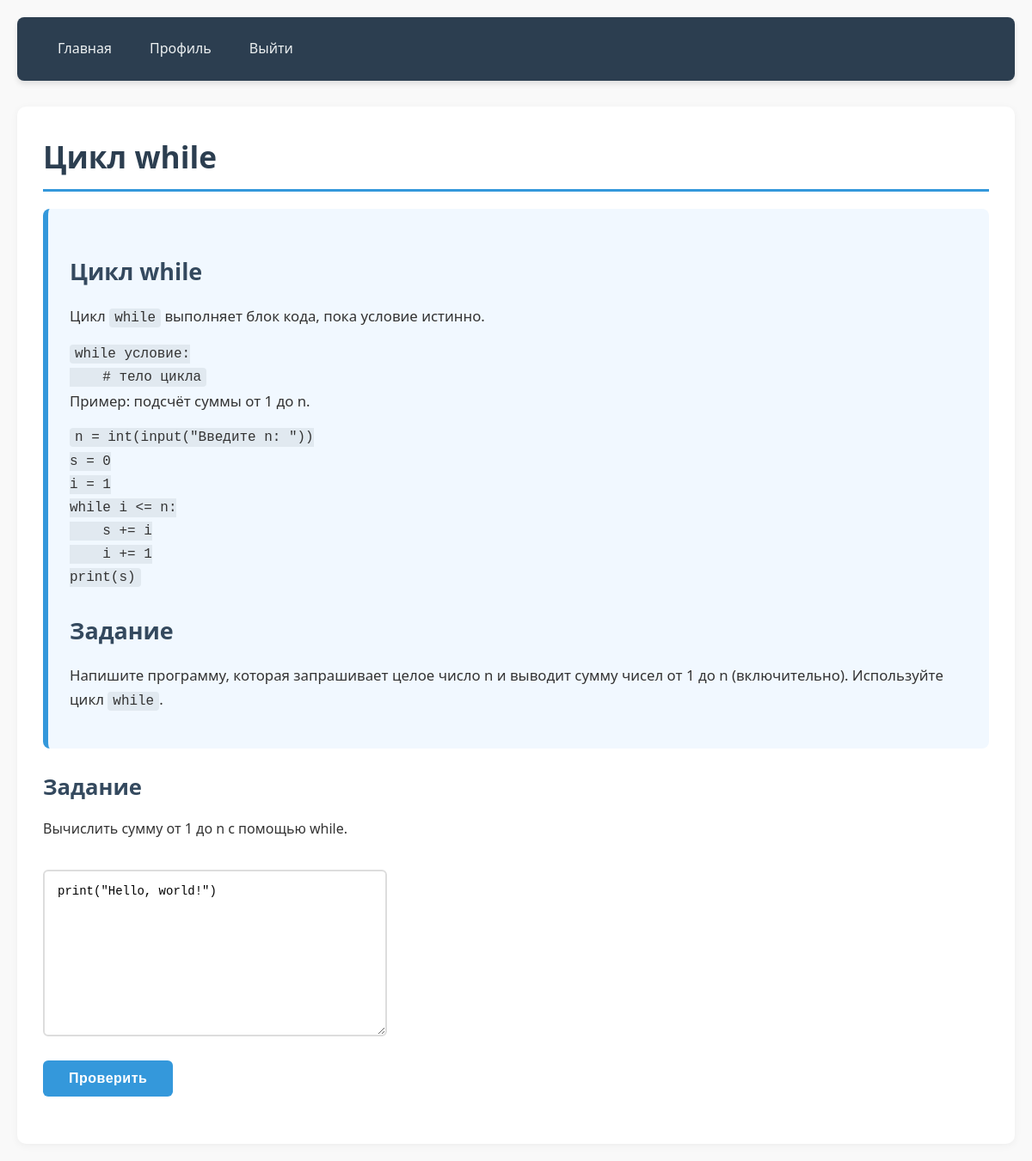
Page /lesson/3 (signed in) on the committed database.
### tables this page shows
CREATE TABLE lessons (
            id INTEGER PRIMARY KEY AUTOINCREMENT,
            title TEXT NOT NULL,
            content TEXT NOT NULL,
            exercise TEXT NOT NULL
        );

### app.py (the view)
@app.route('/lesson/<int:lesson_id>')
def lesson(lesson_id):
    if 'user_id' not in session:
        return redirect(url_for('login'))
    db = get_db()
    lesson = db.execute('SELECT * FROM lessons WHERE id = ?', (lesson_id,)).fetchone()
    if lesson is None:
        return 'Урок не найден', 404
    completed = db.execute('SELECT * FROM progress WHERE user_id = ? AND lesson_id = ? AND completed = 1', (session['user_id'], lesson_id)).fetchone()
    return render_template('lesson.html', lesson=lesson, completed=completed)

### app.py (called while the page is built)
def get_db():
    db = getattr(g, '_database', None)
    if db is None:
        db = g._database = sqlite3.connect(DATABASE)
        db.row_factory = sqlite3.Row
    return db

@app.teardown_appcontext
def close_connection(exception):
    db = getattr(g, '_database', None)
    if db is not None:
        db.close()

### templates/lesson.html (shortened to what this page needs)
{% extends "base.html" %}
{% block content %}
<h1>{{ lesson.title }}</h1>
<div class="theory">{{ lesson.content|safe }}</div>
<h2>Задание</h2>
<p>{{ lesson.exercise }}</p>
{% if completed %}
    <p class="success">✅ Урок уже выполнен</p>
{% else %}
    <form method="post" action="{{ url_for('check', lesson_id=lesson.id) }}">
        <textarea id="code" name="code" rows="10" cols="50">print("Hello, world!")</textarea>
        <br>
        <button type="submit">Проверить</button>
    </form>
{% endif %}
{% endblock %}

### static/style.css (style rules this page uses)
* { margin: 0; padding: 0; box-sizing: border-box; }
body { font-family: 'Segoe UI', Tahoma, Geneva, Verdana, sans-serif; background-color: #f9f9f9; color: #333; line-height: 1.6; padding: 20px; }
h1 { font-size: 2.2em; color: #2c3e50; margin-bottom: 20px; border-bottom: 3px solid #3498db; padding-bottom: 10px; }
h2 { font-size: 1.6em; color: #34495e; margin: 25px 0 15px; }
.theory { background-color: #f1f8ff; padding: 25px; border-radius: 8px; margin: 20px 0; border-left: 6px solid #3498db; font-size: 1.05em; line-height: 1.7; }
.theory p { margin-bottom: 15px; }
.theory code { background: #e1e9f0; padding: 2px 6px; border-radius: 4px; font-family: 'Courier New', monospace; font-size: 0.95em; }
textarea { width: 100%; padding: 15px; font-family: 'Courier New', monospace; font-size: 14px; border: 2px solid #ddd; border-radius: 6px; resize: vertical; margin: 15px 0; }
button, .button { background-color: #3498db; color: white; border: none; padding: 12px 30px; font-size: 1em; border-radius: 6px; cursor: pointer; transition: background-color 0.3s, transform 0.1s; font-weight: 600; letter-spacing: 0.5px; margin: 5px 0; }
form { max-width: 400px; margin: 20px 0; }

### rows in the picture
lessons: title "Цикл while", content "Цикл while Цикл while выполняет блок кода, пока условие истинно. while условие: # тело цикла Пример: подсчёт суммы от 1 до n. n = int(input(\"Введите n: \")) s = 0 i = 1 while i <= n: s += i i += 1 print(s) Задание Напишите программу, которая запрашивает целое число n и выводит сумму чисел от 1 до n (включительно). Используйте цикл while .", exercise "Вычислить сумму от 1 до n с помощью while."
